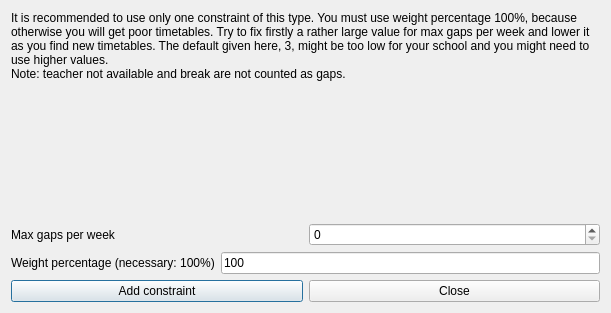
<?xml version="1.0" encoding="UTF-8"?>
<ui version="4.0">
 <class>AddConstraintTeachersMaxGapsPerWeekForm_template</class>
 <widget class="QDialog" name="AddConstraintTeachersMaxGapsPerWeekForm_template">
  <property name="geometry">
   <rect>
    <x>0</x>
    <y>0</y>
    <width>611</width>
    <height>313</height>
   </rect>
  </property>
  <property name="windowTitle">
   <string extracomment="This is the title of the dialog to add a new constraint of this type">Add teachers max gaps per week</string>
  </property>
  <layout class="QVBoxLayout" name="verticalLayout">
   <item>
    <widget class="QLabel" name="instructionsTextLabel">
     <property name="sizePolicy">
      <sizepolicy hsizetype="Minimum" vsizetype="Minimum">
       <horstretch>0</horstretch>
       <verstretch>0</verstretch>
      </sizepolicy>
     </property>
     <property name="frameShape">
      <enum>QFrame::NoFrame</enum>
     </property>
     <property name="frameShadow">
      <enum>QFrame::Plain</enum>
     </property>
     <property name="text">
      <string>It is recommended to use only one constraint of this type. You must use weight percentage 100%, because otherwise you will get poor timetables. Try to fix firstly a rather large value for max gaps per week and lower it as you find new timetables. The default given here, 3, might be too low for your school and you might need to use higher values.
Note: teacher not available and break are not counted as gaps.</string>
     </property>
     <property name="wordWrap">
      <bool>true</bool>
     </property>
    </widget>
   </item>
   <item>
    <spacer name="spacer2">
     <property name="orientation">
      <enum>Qt::Vertical</enum>
     </property>
     <property name="sizeType">
      <enum>QSizePolicy::Expanding</enum>
     </property>
     <property name="sizeHint" stdset="0">
      <size>
       <width>20</width>
       <height>52</height>
      </size>
     </property>
    </spacer>
   </item>
   <item>
    <layout class="QHBoxLayout" name="horizontalLayout_2">
     <item>
      <widget class="QLabel" name="textLabel1">
       <property name="text">
        <string>Max gaps per week</string>
       </property>
       <property name="wordWrap">
        <bool>false</bool>
       </property>
      </widget>
     </item>
     <item>
      <widget class="QSpinBox" name="maxGapsSpinBox"/>
     </item>
    </layout>
   </item>
   <item>
    <layout class="QHBoxLayout" name="horizontalLayout">
     <item>
      <widget class="QLabel" name="weightTextLabel">
       <property name="frameShape">
        <enum>QFrame::NoFrame</enum>
       </property>
       <property name="frameShadow">
        <enum>QFrame::Plain</enum>
       </property>
       <property name="text">
        <string>Weight percentage (necessary: 100%)</string>
       </property>
       <property name="wordWrap">
        <bool>false</bool>
       </property>
      </widget>
     </item>
     <item>
      <widget class="QLineEdit" name="weightLineEdit">
       <property name="text">
        <string notr="true">100</string>
       </property>
      </widget>
     </item>
    </layout>
   </item>
   <item>
    <layout class="QHBoxLayout">
     <item>
      <widget class="QPushButton" name="addConstraintPushButton">
       <property name="text">
        <string>Add constraint</string>
       </property>
      </widget>
     </item>
     <item>
      <widget class="QPushButton" name="closePushButton">
       <property name="text">
        <string>Close</string>
       </property>
      </widget>
     </item>
    </layout>
   </item>
  </layout>
 </widget>
 <layoutdefault spacing="6" margin="11"/>
 <resources/>
 <connections/>
</ui>
